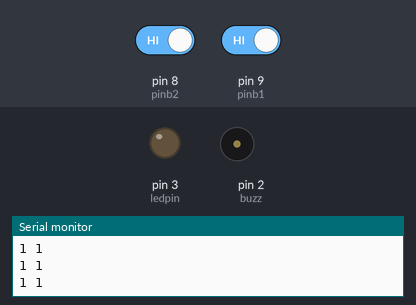
Recording of a sketch running on a simulated Arduino Uno, built with avr-gcc and run on an emulated ATmega328P. Shown: output pins drawn as LEDs (lit = HIGH), buzzer (waves = sounding, pin HIGH), the last lines printed to the serial monitor. Inputs (shaded band) come from the test bench; at power-on: pin 8 (pinb2) HIGH, pin 9 (pinb1) HIGH.

Above: at 1.3 s.
1.4 s: pin 8 (pinb2) driven LOW
At 1.8 s:
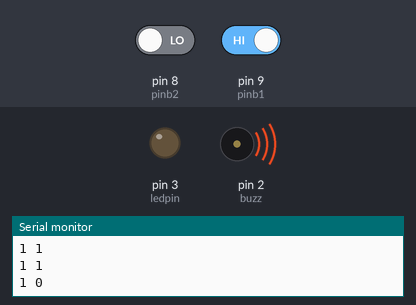
4.4 s: pin 9 (pinb1) driven LOW
At 4.6 s:
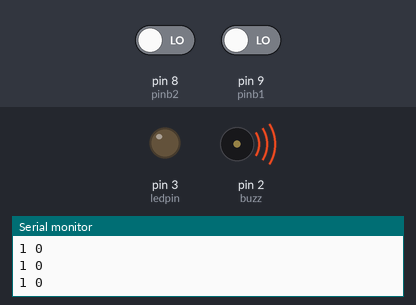
6.0 s: pin 8 (pinb2) driven HIGH
At 7.7 s:
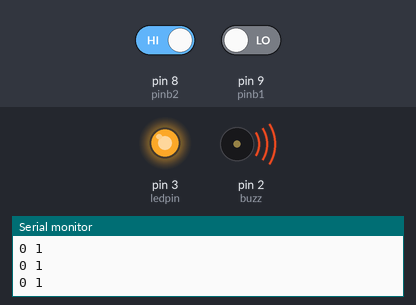
9.0 s: pin 9 (pinb1) driven HIGH
At 10.2 s:
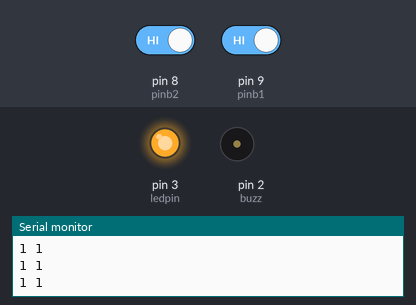
10.5 s: pin 8 (pinb2) driven LOW
At 11.28 s:
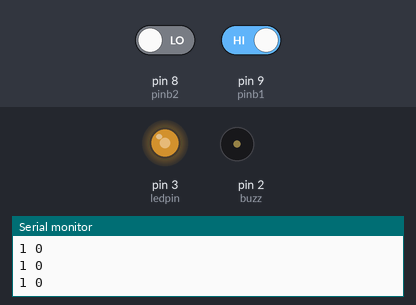
Timing chart, 0 to 14.5 s (numbered marks = the images above; inputs shaded):
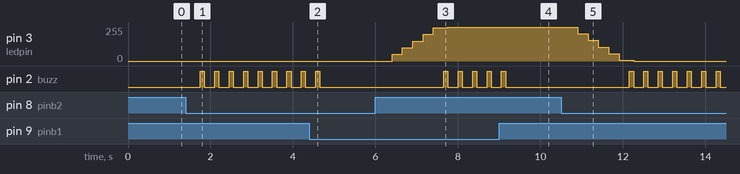

Measured:
- after the input at 1.4 s, pin 2 (buzz): alternates HIGH for 0.10 s and LOW for 0.25 s, starting after 0.35 s
- after the input at 4.4 s, pin 2 (buzz): goes on until 4.7 s, then stays LOW
- after the input at 6.0 s, pin 3 (ledpin): moves from 0/255 to 255/255 over 1.4 s, starting after 0.40 s; pin 2 (buzz): alternates HIGH for 0.10 s and LOW for 0.25 s, starting after 1.7 s
- after the input at 9.0 s, pin 2 (buzz): goes on until 9.2 s, then stays LOW
- after the input at 10.5 s, pin 3 (ledpin): moves from 255/255 to 0/255 over 1.4 s, starting after 0.41 s; pin 2 (buzz): alternates HIGH for 0.10 s and LOW for 0.25 s, starting after 1.7 s

The sketch:

arduino_17_pushbuttons_increase_and_decrease_brighness1.ino
```cpp
// C++ code
//
int pinb1 = 9;
int pinb2 = 8;
int ledpin = 3;
int val1;
int val2;
int led=0;
int buzz = 2;
void setup()
{
  pinMode(pinb1, INPUT);
  pinMode(pinb2,INPUT);
  pinMode(ledpin,OUTPUT);
  pinMode(buzz,OUTPUT);
  Serial.begin(9600);
}

void loop()
{
  val1=digitalRead(pinb1);
  Serial.print(val1);
  Serial.print(" ");
  val2=digitalRead(pinb2);
  Serial.println(val2);
  delay(250);
  if(val1==0){
    led=led+50;
  }
  if(val2==0){
    led=led-50;
  }
  if(led>255){
    led=255;
    digitalWrite(buzz,HIGH);
    delay(100);
    digitalWrite(buzz,LOW);
  }
  if(led<0){
    led=0;
    digitalWrite(buzz,HIGH);
    delay(100);
    digitalWrite(buzz,LOW);
  }
  analogWrite(ledpin,led);
}
```
